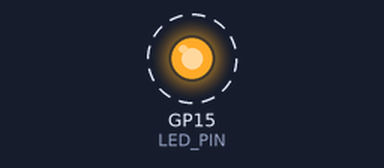
Simulated run of this program. Board: Raspberry Pi Pico. Parts: output pins drawn as LEDs (lit = HIGH). Dashed ring = blinking. What the program prints to the serial monitor is not drawn.

Above: at 1.2 s.
Timing chart, 0 to 4.0 s (numbered marks = the images above):
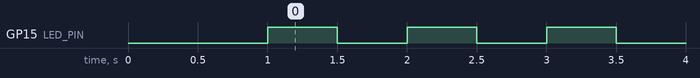

Measured:
- by itself, GP15 (LED_PIN): alternates HIGH for 0.50 s and LOW for 0.50 s

The program:

main.cpp
```cpp
// =============================================================
// Lesson 15 -- RP2350 USB Blink Demo
// Fundamentals of C++ for Microcontrollers
//
// Hardware:  RP2350 USB dongle  (no onboard LED)
//            External LED on GPIO 15 via 330 Ohm to GND
//
// SDK style: Native Pico SDK API calls (gpio_init, gpio_put)
//            inside Arduino setup()/loop() entry point.
//
// Why setup()/loop()?
//   PlatformIO's Arduino framework provides the build system
//   and USB CDC serial.  The earlephilhower core links the
//   full Pico SDK underneath, so all SDK functions work as-is.
// =============================================================

#include <Arduino.h>          // Arduino wrapper (provides setup/loop)
#include "pico/stdlib.h"      // Pico SDK core: gpio, sleep, stdio
#include "hardware/gpio.h"    // Pico SDK GPIO API (explicit include)

// ----- Pin Assignment ------------------------------------
static const uint LED_PIN = 15;   // External LED, no onboard LED on this board

// ----- Blink timing --------------------------------------
static const uint32_t BLINK_ON_MS  = 500;
static const uint32_t BLINK_OFF_MS = 500;

// =============================================================
//  setup() -- runs once after boot
// =============================================================
void setup() {
    // Initialize USB CDC serial (provided by Arduino core)
    Serial.begin(115200);

    // Wait a moment for USB enumeration on host
    sleep_ms(1000);

    // --- Pico SDK GPIO setup ---
    gpio_init(LED_PIN);
    gpio_set_dir(LED_PIN, GPIO_OUT);
    gpio_put(LED_PIN, 0);   // Start with LED off

    // Announce ourselves
    Serial.println("=== Lesson 15: RP2350 Blink Demo ===");
    Serial.print("LED pin : GPIO ");
    Serial.println(LED_PIN);
    Serial.print("CPU     : ");
    Serial.print(rp2040.f_cpu() / 1000000);
    Serial.println(" MHz");
    Serial.println("------------------------------------");
}

// =============================================================
//  loop() -- runs repeatedly
// =============================================================
void loop() {
    static uint32_t cycle = 0;

    // LED ON
    gpio_put(LED_PIN, 1);
    Serial.print("Blink #");
    Serial.print(cycle);
    Serial.println("  ON");
    sleep_ms(BLINK_ON_MS);

    // LED OFF
    gpio_put(LED_PIN, 0);
    Serial.print("Blink #");
    Serial.print(cycle);
    Serial.println("  OFF");
    sleep_ms(BLINK_OFF_MS);

    cycle++;
}
```
